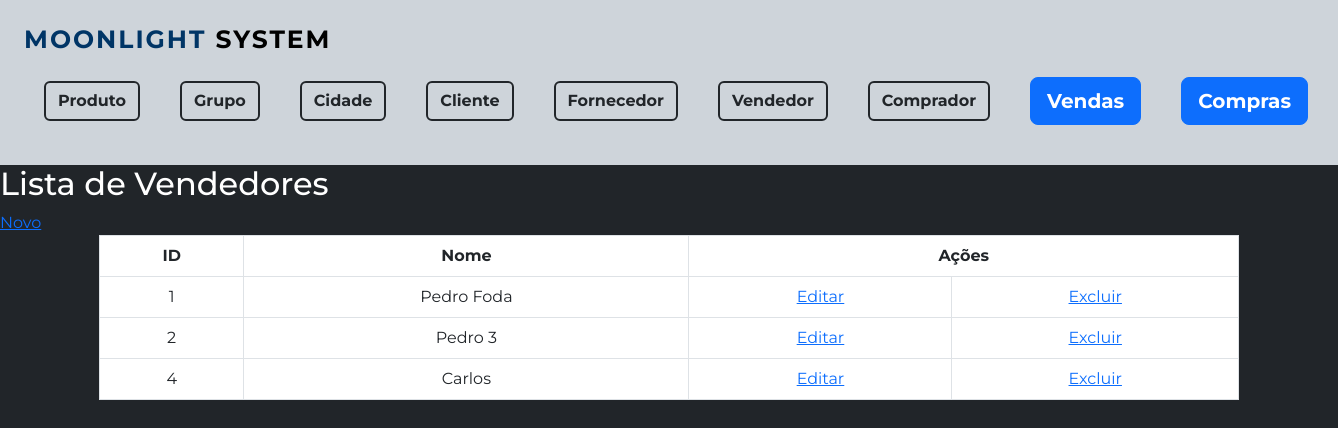
The app's page /Funcionarios/formListaFuncionario.php with its own data.
### tables this page shows
CREATE TABLE `tb_vendedor` (
  `id_vendedor` int(11) NOT NULL,
  `nm_vendedor` varchar(55) NOT NULL
);

### Funcionarios/formListaFuncionario.php (the view, shortened to what this page needs)
<?php
include '../formMenu.php';
 include '../conexao/conecta.php';
  $sql = "SELECT * FROM tb_vendedor";
  $resultado=mysqli_query($conexao, $sql);
?>
<h2> Lista de Vendedores</h2>
<a href="formFuncionario.php">Novo</a>
<table class="table table-bordered bg-white container text-center">
	<tr>
		<th>ID </th>
		<th>Nome </th>
		<th colspan="2">Ações</th>
	</tr>
	<?php
         while ( $item=mysqli_fetch_array($resultado)) {
         	echo "<tr>";
         	echo "<td> $item[id_vendedor] </td>";
         	echo "<td> $item[nm_vendedor] </td>";
         	echo "<td><a href='formFuncionario.php?id=$item[id_vendedor]'>Editar</a></td>";
         	echo "<td><a href='formExcluirFuncionario.php?id=$item[id_vendedor]'>Excluir</a></td>";
         }
?>
</table>

### formMenu.php (style rules this page uses)
body { background-color: #212529; color: #fff; font-family: 'Montserrat', sans-serif; }

### records on screen
tb_vendedor: id_vendedor "1", nm_vendedor "Pedro Foda"
tb_vendedor: id_vendedor "2", nm_vendedor "Pedro 3"
tb_vendedor: id_vendedor "4", nm_vendedor "Carlos"
